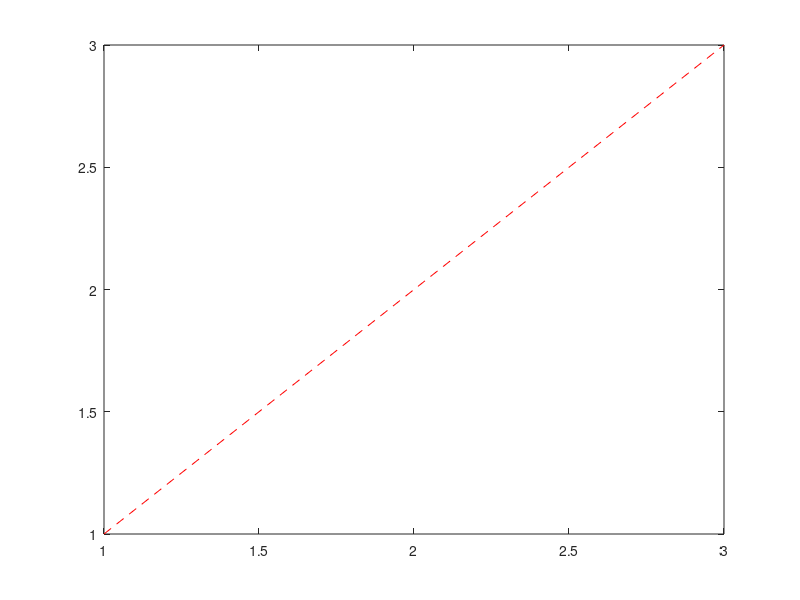

Write MATLAB code to recreate this figure. (Note: this script raises an error after producing the figure.)
% covers: 8 - the line spec 'r--' draws the line red and dashed: the SVG holds stroke="#ff0000" and a stroke-dasharray
% Item 8 as the spec writes it, the file named after the case. The SVG is
% read back and deleted before anything is asserted about it.
plot(1:3, 1:3, 'r--');
saveas(gcf, 'plot_line_spec_red_dashed.svg');
s = fileread('plot_line_spec_red_dashed.svg');
delete('plot_line_spec_red_dashed.svg');
fprintf('%d %d\n', ~isempty(strfind(s, 'stroke="#ff0000"')), ~isempty(strfind(s, 'stroke-dasharray')))
